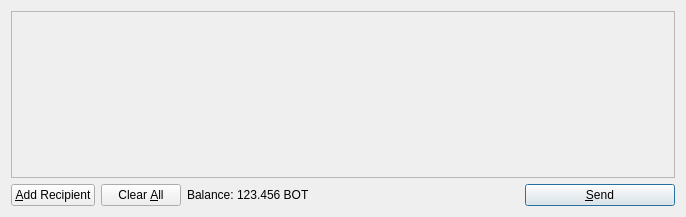
<?xml version="1.0" encoding="UTF-8"?>
<ui version="4.0">
 <class>SendCoinsDialog</class>
 <widget class="QDialog" name="SendCoinsDialog">
  <property name="geometry">
   <rect>
    <x>0</x>
    <y>0</y>
    <width>686</width>
    <height>217</height>
   </rect>
  </property>
  <property name="windowTitle">
   <string>Send Coins</string>
  </property>
  <layout class="QVBoxLayout" name="verticalLayout">
   <item>
    <widget class="QScrollArea" name="scrollArea">
     <property name="widgetResizable">
      <bool>true</bool>
     </property>
     <widget class="QWidget" name="scrollAreaWidgetContents">
      <property name="geometry">
       <rect>
        <x>0</x>
        <y>0</y>
        <width>666</width>
        <height>165</height>
       </rect>
      </property>
      <layout class="QVBoxLayout" name="verticalLayout_2">
       <property name="margin">
        <number>0</number>
       </property>
       <item>
        <layout class="QVBoxLayout" name="entries">
         <property name="spacing">
          <number>6</number>
         </property>
        </layout>
       </item>
       <item>
        <spacer name="verticalSpacer">
         <property name="orientation">
          <enum>Qt::Vertical</enum>
         </property>
         <property name="sizeHint" stdset="0">
          <size>
           <width>20</width>
           <height>40</height>
          </size>
         </property>
        </spacer>
       </item>
      </layout>
     </widget>
    </widget>
   </item>
   <item>
    <layout class="QHBoxLayout" name="horizontalLayout">
     <item>
      <widget class="QPushButton" name="addButton">
       <property name="toolTip">
        <string>Send to multiple recipients at once</string>
       </property>
       <property name="text">
        <string>&amp;Add Recipient</string>
       </property>
       <property name="icon">
        <iconset resource="../bitcoin.qrc">
         <normaloff>:/icons/add</normaloff>:/icons/add</iconset>
       </property>
       <property name="autoDefault">
        <bool>false</bool>
       </property>
      </widget>
     </item>
     <item>
      <widget class="QPushButton" name="clearButton">
       <property name="sizePolicy">
        <sizepolicy hsizetype="Minimum" vsizetype="Fixed">
         <horstretch>0</horstretch>
         <verstretch>0</verstretch>
        </sizepolicy>
       </property>
       <property name="toolTip">
        <string>Remove all transaction fields</string>
       </property>
       <property name="text">
        <string>Clear &amp;All</string>
       </property>
       <property name="icon">
        <iconset resource="../bitcoin.qrc">
         <normaloff>:/icons/remove</normaloff>:/icons/remove</iconset>
       </property>
       <property name="autoRepeatDelay">
        <number>300</number>
       </property>
       <property name="autoDefault">
        <bool>false</bool>
       </property>
      </widget>
     </item>
     <item>
      <layout class="QHBoxLayout" name="horizontalLayout_2">
       <property name="spacing">
        <number>3</number>
       </property>
       <item>
        <widget class="QLabel" name="label">
         <property name="text">
          <string>Balance:</string>
         </property>
        </widget>
       </item>
       <item>
        <widget class="QLabel" name="labelBalance">
         <property name="cursor">
          <cursorShape>IBeamCursor</cursorShape>
         </property>
         <property name="text">
          <string>123.456 BOT</string>
         </property>
         <property name="textInteractionFlags">
          <set>Qt::LinksAccessibleByMouse|Qt::TextSelectableByKeyboard|Qt::TextSelectableByMouse</set>
         </property>
        </widget>
       </item>
      </layout>
     </item>
     <item>
      <spacer name="horizontalSpacer">
       <property name="orientation">
        <enum>Qt::Horizontal</enum>
       </property>
       <property name="sizeHint" stdset="0">
        <size>
         <width>40</width>
         <height>20</height>
        </size>
       </property>
      </spacer>
     </item>
     <item>
      <widget class="QPushButton" name="sendButton">
       <property name="minimumSize">
        <size>
         <width>150</width>
         <height>0</height>
        </size>
       </property>
       <property name="toolTip">
        <string>Confirm the send action</string>
       </property>
       <property name="text">
        <string>&amp;Send</string>
       </property>
       <property name="icon">
        <iconset resource="../bitcoin.qrc">
         <normaloff>:/icons/send</normaloff>:/icons/send</iconset>
       </property>
       <property name="default">
        <bool>true</bool>
       </property>
      </widget>
     </item>
    </layout>
   </item>
  </layout>
 </widget>
 <resources>
  <include location="../bitcoin.qrc"/>
 </resources>
 <connections/>
</ui>
